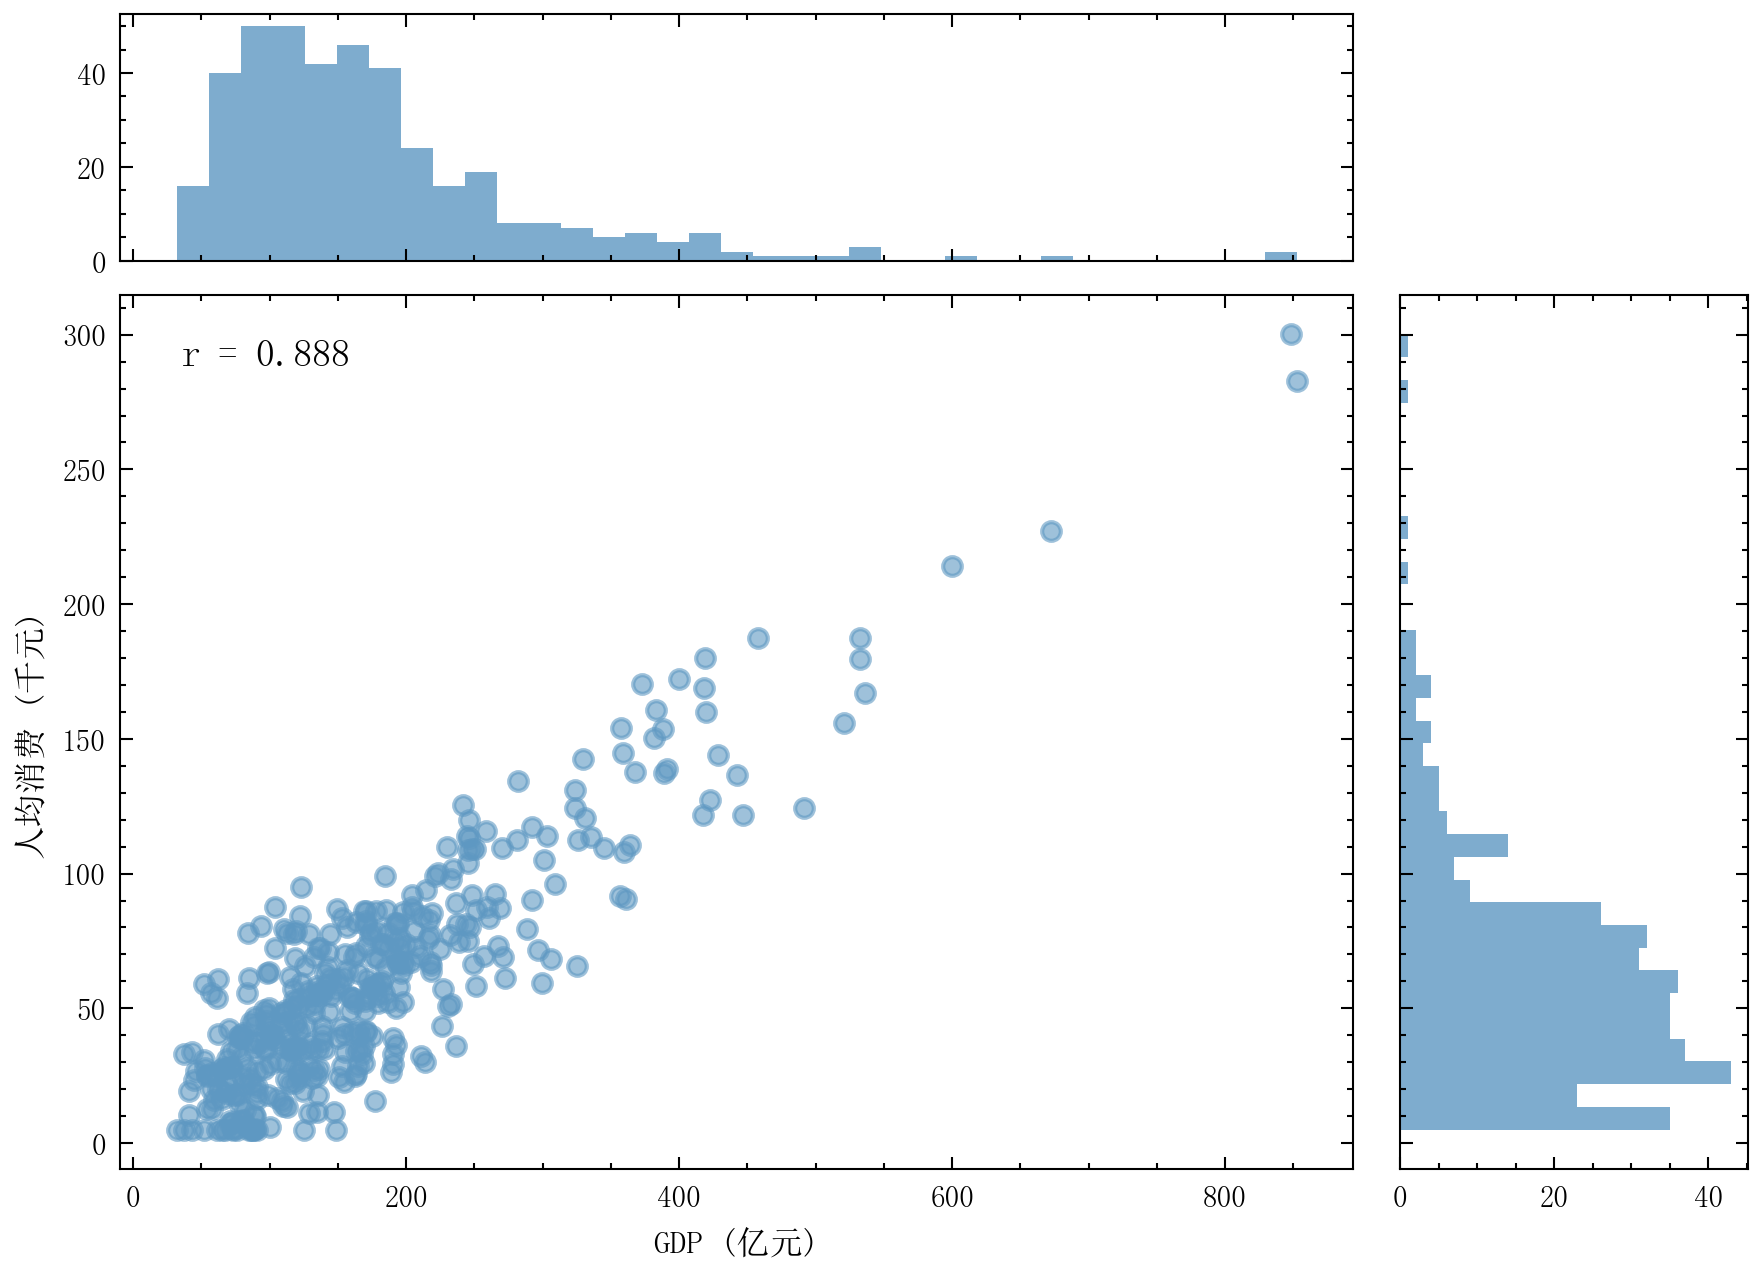

This figure's Python source:
"""
18_marginal.py — 边际分布图

展示 plot_marginal()：主散点 + 边缘直方图，标注相关系数。
场景：城市 GDP 与人均消费支出的关系。
"""

import numpy as np
import sciplot as sp

np.random.seed(42)

# ── 数据生成 ──────────────────────────────────────────────────
n = 400
rnd = np.random.default_rng(42)
gdp = rnd.lognormal(mean=5.0, sigma=0.6, size=n)          # GDP（亿元）
consumption = 0.35 * gdp + rnd.normal(0, 20, n)           # 人均消费（千元）
consumption = np.clip(consumption, 5, None)

# ── 绘图 ──────────────────────────────────────────────────────
sp.setup_style("nature", "ocean", lang="zh")

fig, ax = sp.plot_marginal(
    gdp,
    consumption,
    marginal="hist",
    bins=35,
    show_corr=True,
    xlabel="GDP (亿元)",
    ylabel="人均消费 (千元)",
)

# ── 保存 ──────────────────────────────────────────────────────
sp.save(fig, "showcase/18_marginal", formats=("png",), dpi=300)
